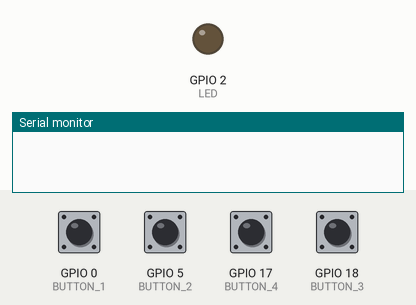
Bench run of a program on a simulated ESP32. Parts: output pins drawn as LEDs (lit = HIGH), the last lines printed to the serial monitor. Inputs (shaded band) come from the test bench; at power-on: GPIO 0 (BUTTON_1) HIGH, GPIO 5 (BUTTON_2), GPIO 17 (BUTTON_4), GPIO 18 (BUTTON_3) LOW.

Above: at 1.2 s.
1.3 s: GPIO 5 (BUTTON_2) pulled HIGH for 0.15 s
At 1.8 s:
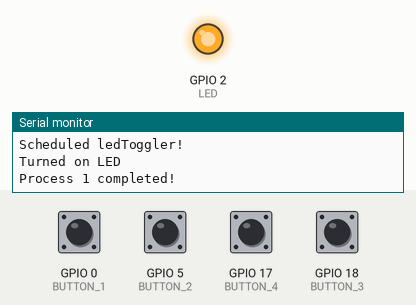
7.0 s: GPIO 5 (BUTTON_2) pulled HIGH for 1 s
At 7.3 s:
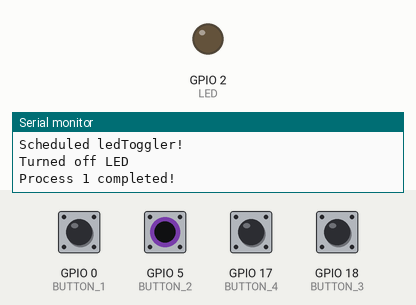
Timing chart, 0 to 10.0 s (numbered marks = the images above; inputs shaded):
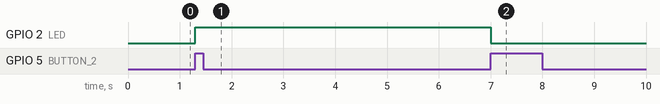

The program:

main.cpp
```cpp
//Contains main loop, button interrupts, and initial setup. Main loop manages the scheduler and handling any incoming messages.

#include <Arduino.h>
#include <Wifi.h>
#include "kernel.h"
#include "prime_adder.h"
#include "led_toggler.h"


//Device 0 mac address: C8:C9:A3:C5:C8:38
//Device 1 mac address: C8:C9:A3:C5:DE:94

/*---------------------BUTTON PINS--------------------*/
#define BUTTON_1 0
#define BUTTON_2 5
#define BUTTON_3 18
#define BUTTON_4 17

Kernel kernel;//main kernel instance
Program* curProgram = nullptr;//pointer to whatever the current process being operated on is

/*--------------Set when corresponding button is pressed to schedule process---------*/
volatile boolean schedulePrimeAdder = false;
volatile boolean scheduleLedToggler = false;

/*---------------------------Used to handle debounce of buttons------------------*/
volatile unsigned long lastDebounceTime = 0;
const unsigned long debounceDelay = 200;

/*----------------------------Button interrupt service routines--------------*/
//This button scheduls a primeAdder
void IRAM_ATTR button1_pressed_isr() {
    if(millis() - lastDebounceTime > debounceDelay) {
        Serial.println("Button 1 pressed!");
        schedulePrimeAdder = true;
    }
    lastDebounceTime = millis();
}

//This button toggles the on board LED
void IRAM_ATTR button2_pressed_isr() {
    if(millis() - lastDebounceTime > debounceDelay) {
        Serial.println("Button 2 pressed!");
        scheduleLedToggler = true;
    }
    lastDebounceTime = millis();
}

//This button send a message to toggle the connected device LED
void IRAM_ATTR button3_pressed_isr() {
    if(millis() - lastDebounceTime > debounceDelay) {
        Serial.println("Button 3 pressed!");
        Message(TOGGLE_LED, 0, 0).send();
    }
    lastDebounceTime = millis();
}

//This button changes how many devices are connected for primeAdder testing purposes
void IRAM_ATTR button4_pressed_isr() {
    if(millis() - lastDebounceTime > debounceDelay) {
        Serial.println("Button 4 pressed!");
        if(Kernel::connectedDevices == 1)
            Kernel::connectedDevices = 0;
        else
            Kernel::connectedDevices = 1;
    }
    lastDebounceTime = millis();
}

void setup() {
    Serial.begin(115200);//Set for output to terminal
    //Button initializations
    pinMode(BUTTON_1, INPUT);
    attachInterrupt(BUTTON_1, button1_pressed_isr, FALLING);
    pinMode(BUTTON_2, INPUT);
    attachInterrupt(BUTTON_2, button2_pressed_isr, RISING);
    pinMode(BUTTON_3, INPUT);
    attachInterrupt(BUTTON_3, button3_pressed_isr, RISING);
    pinMode(BUTTON_4, INPUT);
    attachInterrupt(BUTTON_4, button4_pressed_isr, RISING);
    Message::init();//initialization needed for esp_now messages to work

}

void loop() {
    /*-------------------schedule process after corresponding button is pressed-----------------*/
    if(schedulePrimeAdder) {
        kernel.scheduler.push(new PrimeAdder(25000, 1));
        Serial.println("Scheduled Prime Adder!");
        schedulePrimeAdder = false;
    }
    if(scheduleLedToggler) {
        kernel.scheduler.push(new LedToggler());
        Serial.println("Scheduled ledToggler!");
        scheduleLedToggler = false;
    }
    uint8_t i = 0;//used to increment through scheduler levels
    do {
        //get first process in the given scheduler level
        //nullptr if no process found in given scheduler level
        //process is also removed from scheduler when returned
        curProgram = kernel.scheduler.getNext(i++);
    } while(i < schedulerLevels && !curProgram);
    //if process found
    if(curProgram) {
        //execute process based on scheduler level, implements a multilevel feedback approach
        curProgram->execute(pow(2, i-1));

        if(!(curProgram->isComplete())) {
            //if process not complete push it to the next level of the scheduler
            kernel.scheduler.push(curProgram, i == schedulerLevels? i - 1: i);
        } else {
            //if process is complete, delete it
            kernel.scheduler.remove(curProgram);
            Serial.print("Process ");
            Serial.print(curProgram->getId());
            Serial.println(" completed!");
        }
    }
    kernel.handleMessage();//handle any messages that have been recieved in the last loop

}
```

kernel.cpp
```cpp
#include "kernel.h"
#include "message.h"
#include "prime_adder.h"
#include "led_toggler.h"

uint8_t Kernel::connectedDevices = 0;

Kernel::Kernel() {
    //initially setup on board LED
    pinMode(LED, OUTPUT);
    digitalWrite(LED, LOW);
}

void Kernel::handleMessage() {
    if(Message::messageReceived) {
        Serial.println("Incoming Message!");
        Message message = Message(Message::incomingMessage);
        Message::messageReceived = false;
        switch(message.targetProcess) {
            case NEW_DEVICE_CONNECTED:
                connectedDevices++;
                Serial.println("Successfully recieved device connected message!");
                break;
            case TOGGLE_LED:
                scheduler.push(new LedToggler());//schedule ledToggler
                break;
            case CREATE_CHILD_PRIME_ADDER:
                scheduler.push(new PrimeAdder(message.message >> 16, message.message & 0xFF, 0, message.sendingProcess));//schedule primeAdder
                break;
            default:
                scheduler.find(message.targetProcess)->handleResponse(message.message);//incoming message meant for parent primeAdder process
                break;
        }
    }
}
```

kernel.h
```cpp
//Kernel class. The kernel actually manages/implements the scheduler and handles recieved messages

#ifndef KERNEL_H
#define KERNEL_H

#include <Arduino.h>
#include "scheduler.h"

#define CREATE_CHILD_PRIME_ADDER 6//id used to interpret recieved messages
#define NEW_DEVICE_CONNECTED 0//unused in current implementation

#define DEVICE_ID 0 //unused in current implementation

#define CONNECTED_DEVICE_I 13 //unused in current implementation
#define CONNECTED_DEVICE_O 19 //unused in current implementation

class Kernel {
    public:
        Scheduler scheduler;
        Kernel();

        //descr: Handle any messages that may have come in the last OS cycle
        //post: messageRecieved set to false if a message was handled, any processes added to scheduler as needed
        void handleMessage();
        static uint8_t connectedDevices;//how many devices are currently connected to this device


};


#endif
```

led_toggler.cpp
```cpp
#include "led_toggler.h"

boolean LedToggler::ledStatus = OFF; //start with LED off

void LedToggler::execute(const double & numCycles) {
    //if LED  is on, turn off
    if(ledStatus) {
        digitalWrite(LED, LOW);
        ledStatus = OFF;
        Serial.println("Turned off LED");
    } else {//if LED is off, turn on
        digitalWrite(LED, HIGH);
        ledStatus = ON;
        Serial.println("Turned on LED");
    }
    complete = true;//mark process as complete
}
```

led_toggler.h
```cpp
//process that handles toggling the on board LED.

#ifndef LED_TOGGLER_H
#define LED_TOGGLER_H

#include "program.h"

//-----aliases for whether an LED is on or off
#define OFF 0
#define ON 1


#define TOGGLE_LED 1 //process id
#define LED 2 //LED pin

class LedToggler: public Program {
    private:
        static boolean ledStatus;//is the on board led on or off
    public:
        LedToggler(): Program(TOGGLE_LED) {}

        //descr: toggles the on board LED, this is a quick task so only expected to take one "CPU" cycle
        //       (in reality this takes multiple CPU cycles, an OS cycle may be a better way to refer to it)
        void execute(const double & numCycles);

        //not needed for this process. This probably shouldn't be a true virtal function
        void handleResponse(const uint32_t & response) {};
};


#endif
```

message.cpp
```cpp
#include "message.h"
#include "kernel.h"
//-----------------------------------------------------Device 1---------------------------------Device 0
const uint8_t Message::broadcastAddress[6] = /*{0xC8, 0xC9, 0xA3, 0xC5, 0xC8, 0x38};*/  {0xC8, 0xC9, 0xA3, 0xC5, 0xDE, 0x94};
esp_now_peer_info_t Message::peerInfo;
Message Message::incomingMessage;
bool Message::messageReceived = false;

//Confirms whether a message succesfullt sent or not
void IRAM_ATTR OnDataSent(const uint8_t *mac_addr, esp_now_send_status_t status) {
  Serial.print("\r\nLast Packet Send Status:\t");
  Serial.println(status == ESP_NOW_SEND_SUCCESS ? "Delivery Success" : "Delivery Fail");
}

//copy incoming message data into incomingMessage and sets messageRecieved to true
void IRAM_ATTR OnDataRecv(const uint8_t * mac, const uint8_t *incomingData, int len) {
  memcpy(&Message::incomingMessage, incomingData, sizeof(Message::incomingMessage));
  Serial.print("Bytes received: ");
  Serial.println(len);
  Message::messageReceived = true;
}

void Message::send() {
    esp_now_send(broadcastAddress, (uint8_t *) &(*this), sizeof(*this));
}

void Message::init() {
    // Set device as a Wi-Fi Station
    WiFi.mode(WIFI_STA);

    // Init ESP-NOW
    if (esp_now_init() != ESP_OK) {
        Serial.println("Error initializing ESP-NOW");
        return;
    }

    // Once ESPNow is successfully Init, we will register for Send CB to
    // get the status of Trasnmitted packet
    esp_now_register_send_cb(OnDataSent);

    // Register peer
    memcpy(peerInfo.peer_addr, broadcastAddress, 6);
    peerInfo.channel = 0;
    peerInfo.encrypt = false;

    // Add peer
    if (esp_now_add_peer(&peerInfo) != ESP_OK){
        Serial.println("Failed to add peer");
        return;
    } else
        Kernel::connectedDevices = 1;
    // Register for a callback function that will be called when data is received
    esp_now_register_recv_cb(OnDataRecv);
}
```

message.h
```cpp
//The Message class handles all communication between devices.

#ifndef MESSAGE_H
#define MESSAGE_H

#include<Arduino.h>
#include <esp_now.h>
#include <WiFi.h>


struct Message {
    /*-------------Variables for all messages/message management--------------*/
    static const uint8_t broadcastAddress[6];//mac address of other device
    static esp_now_peer_info_t peerInfo;//information necessary to send messages
    static Message incomingMessage;//most recent recieved message
    static bool messageReceived;//whether a message has been recieved or not

    /*-----------------Member variables--------------------------------*/
    uint8_t targetProcess;
    uint8_t sendingProcess;
    uint32_t message;
    Message() {};
    Message(const uint8_t & m_targetProcess, const uint8_t & m_sendingProcess, const uint32_t & m_message): targetProcess(m_targetProcess), sendingProcess(m_sendingProcess), message(m_message) {}
    Message(const Message & message): targetProcess(message.targetProcess), sendingProcess(message.sendingProcess), message(message.message) {}

    //descr: used for initializing everything needed to send messages
    //pre: none
    //post: can send messages as needed by constructing and using Message::send()
    static void init();

    //descr: Used to send message
    //pre: must be a none-empty message ie member variables set.
    //post: message sent or failed to send to other device (targeted by broadcastAddress)
    void send();
};


// Callback when data is sent
void IRAM_ATTR OnDataSent(const uint8_t *mac_addr, esp_now_send_status_t status);

// Callback when data is received
void IRAM_ATTR OnDataRecv(const uint8_t * mac, const uint8_t *incomingData, int len);

#endif
```

prime_adder.cpp
```cpp
#include "prime_adder.h"

uint8_t PrimeAdder::nextId = 8;

PrimeAdder::PrimeAdder(const uint16_t & m_maxVal, const uint16_t & m_curVal, const uint8_t & m_parentDeviceId,const uint8_t &  m_parentProcessId): Program(nextId++), parentDeviceId(m_parentDeviceId), parentProcessId(m_parentProcessId), numChildProcesses(0),numResponses(0),sum(0), maxVal(m_maxVal), curVal(m_curVal), curTestVal(1) {}

PrimeAdder::PrimeAdder(const uint16_t & m_maxVal, const uint16_t & m_curVal): Program(nextId++), parentProcessId(0), numResponses(0), sum(2) {
    processStartTime = millis();//set process start time
    maxVal = m_maxVal;//given maxval will be used by parent process
    curTestVal = 2;//curTestVal should start as 2

    //get the number of connected devices to decide if child processes should be generated
    uint8_t numConnectedDevices = Kernel::connectedDevices;

    //If no connected devices
    if(numConnectedDevices == 0) {
        curVal = m_curVal;
        numChildProcesses = 0;
        Serial.println("Created primeAdder on one device");
    } else {//at least one connected device
        Message* messageContainer;//to contain messages to be sent to each device
        uint32_t message = 0;//actual value of message
        numChildProcesses = numConnectedDevices;//A child process will be generated for each connected device
        uint16_t curMaxVal;//whatever maxval will be sent to the child process
        //for each connected device
        for(uint8_t i = 0; i < numConnectedDevices; i++) {
            curMaxVal = maxVal - (maxVal/(numConnectedDevices + 1)) * (numChildProcesses);
            if(i == 0) {
                curVal = maxVal - curMaxVal;//only set curVal for parent process during first iteration of for loop
            }

            /*---------- build message contents for child process-----------*/
            message |= curMaxVal;
            message <<= 16;
            message |= curMaxVal - (m_maxVal - m_curVal)/(numConnectedDevices + 1);
            messageContainer = new Message(CREATE_CHILD_PRIME_ADDER, id, message);
            messageContainer->send();
            numChildProcesses++;
        }
        numChildProcesses--;//there will be one more child process than actually exists at this point
        Serial.println("Created primeAdder on multiple devices");
    }

}

void PrimeAdder::execute(const double & numCycles) {
    uint8_t i = 0;
    //execute numCycles or until complete
    while(i < numCycles && !complete) {
        execute();
        i++;
    }
}

void PrimeAdder::execute() {
    //if this portion of process is complete
    if(curVal > maxVal) {
        //if waiting on child process, enter WAITING
        if(numChildProcesses > numResponses) {
            status = WAITING;
        }
        //process is complete
        else{
            complete = true;
            unsigned long completionTime = millis();
            Serial.println("-----------------------------");
            Serial.print("Finished prime addition: ");
            Serial.println(sum);
            Serial.print("In ");
            Serial.print((completionTime - processStartTime)/1000.0);
            Serial.println(" seconds.");
            Serial.println("-----------------------------");

            //Give result to parent if it is a child process
            if(parentProcessId) {
                Message(parentProcessId, id, sum).send();
            }
        }
    }

    //curVal is not a prime number if this is true, so move on to next curVal
    if(curVal % curTestVal == 0) {
        curVal++;
        curTestVal = 2;
    } else {//curVal may still be prime number, increment curTestVal to continue testing
        curTestVal++;
        //curVal is a prime number, add to sum and increment to next curVal
        if(curTestVal > curVal / 2) {
            sum += curVal;
            curVal++;
            curTestVal = 2;
        }
    }
}

void PrimeAdder::handleResponse(const uint32_t & response) {
    numResponses++;
    sum += response;
    //make sure status is READY if it wasn't already
    if(numChildProcesses == numResponses) {
        status = READY;
    }
}
```

prime_adder.h
```cpp
#ifndef PRIME_ADDER_H
#define PRIME_ADDER_H

#include "program.h"
#include "kernel.h"

class PrimeAdder: public Program {
    private:
        //anything with id 8 or greater is a primeAdder
        //ids 0-7 are reserved for potential kernel processes
        static uint8_t nextId;//What the next id of a prime adder should be

        unsigned long processStartTime;//Used to determine how long process took in total to execute upon completion

        uint8_t parentDeviceId;//not used in current implementation of OS such multiple devices are not supported

        uint8_t parentProcessId; //if parentProcessId is zero there is no parent instance
        uint8_t numChildProcesses; //how many, if any, child processes were created on other devices by this process
        uint8_t numResponses; //how many, if any, child processes created on other devices have completed and responded

        //the total sum of prime numbers between initial curVal and
        //maxVal inclusive
        uint32_t sum;
        //the maximum value to be tested if prime
        uint16_t maxVal;
        //the current value less than equal to maxVal being tested if prime
        uint16_t curVal;
        //the current value been used to test if curVal is prime
        uint16_t curTestVal;
    public:
        //pre: 2 <= curVal <= maxVal < 10,000
        PrimeAdder(const uint16_t & m_maxVal, const uint16_t & m_curVal, const uint8_t & m_parentDeviceId,const uint8_t & m_parentProcessId);//used to create child processes
        PrimeAdder(const uint16_t & m_maxVal, const uint16_t & m_curVal);//used to create parent processes

        //descr: Performs the execute function numCycles times
        void execute(const double & numCycles);

        //descr: Tests a single curTestVal and controls process completion
        //pre: none
        //post: curTestVal or curVal incremented, process set to complete, or process set to WAITING
        void execute();

        //descr: Handle a child process's sum result being returned
        //pre: message targeting proces recieved
        //post: response added to sum
        void handleResponse(const uint32_t & response);
};

#endif
```

Source omitted: program.h (1300 bytes), scheduler.cpp (2707 bytes), scheduler.h (1641 bytes)

Measured:
- after the input at 1.3 s, GPIO 2 (LED): LOW → HIGH at once
- after the input at 7.0 s, GPIO 2 (LED): HIGH → LOW at once
